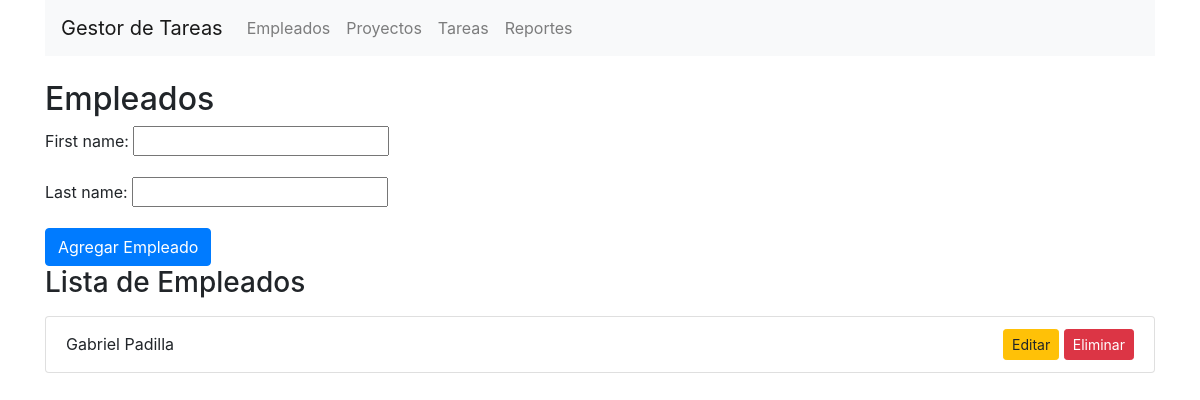
/empleados/, run on an earlier commit of the app's database.
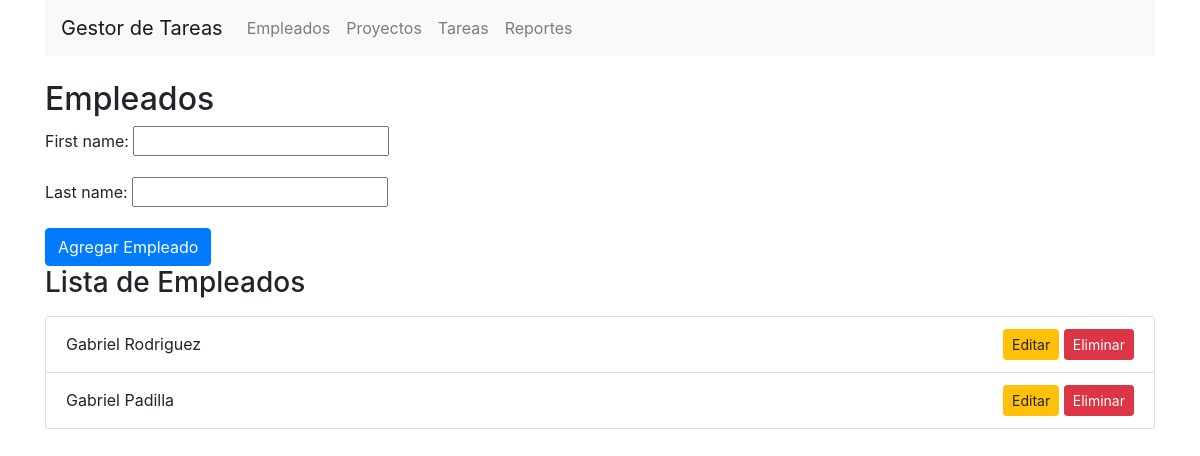
And on a later commit of the database.
### core/models.py (models this page shows, shortened)
class Employee(models.Model):
    first_name = models.CharField(max_length=100)
    last_name = models.CharField(max_length=100)

### core/views.py (the view)
# urls.py: path('empleados/', views.empleados, name='empleados'),
def empleados(request):
    employees = Employee.objects.all()
    if request.method == 'POST':
        form = EmployeeForm(request.POST)
        if form.is_valid():
            form.save()
            return redirect('empleados')
    else:
        form = EmployeeForm()
    return render(request, 'empleados.html', {
        'employees': employees,
        'form': form
    })

### core/forms.py
class EmployeeForm(forms.ModelForm):
    class Meta:
        model = Employee
        fields = '__all__'

### core/templates/empleados.html (shortened to what this page needs)
{% extends 'base.html' %}
{% block content %}
<h2>Empleados</h2>
<form method="POST">
    {{ form.as_p }}
    <button type="submit" class="btn btn-primary">Agregar Empleado</button>
</form>
<h3>Lista de Empleados</h3>
<ul class="list-group mt-3">
    {% for employee in employees %}
        <li class="list-group-item d-flex justify-content-between align-items-center">
            {{ employee.first_name }} {{ employee.last_name }}
            <div>
                <a href="{% url 'editar_empleado' employee.id %}" class="btn btn-warning btn-sm">Editar</a>
                <a href="{% url 'eliminar_empleado' employee.id %}" class="btn btn-danger btn-sm">Eliminar</a>
            </div>
        </li>
    {% endfor %}
</ul>
{% endblock %}

### core/templates/base.html (shortened to what this page needs)
<!DOCTYPE html>
<html lang="es">
<head>
    <link rel="stylesheet" href="https://stackpath.bootstrapcdn.com/bootstrap/4.5.2/css/bootstrap.min.css">
</head>
<body>
    <div class="container">
        <nav class="navbar navbar-expand-lg navbar-light bg-light">
            <a class="navbar-brand" href="/">Gestor de Tareas</a>
            <div class="collapse navbar-collapse" id="navbarNav">
                <ul class="navbar-nav">
                    <li class="nav-item">
                        <a class="nav-link" href="{% url 'empleados' %}">Empleados</a>
                    </li>
                    <li class="nav-item">
                        <a class="nav-link" href="{% url 'proyectos' %}">Proyectos</a>
                    </li>
                    <li class="nav-item">
                        <a class="nav-link" href="{% url 'tareas' %}">Tareas</a>
                    </li>
                    <li class="nav-item">
                        <a class="nav-link" href="{% url 'index' %}">Reportes</a>
                    </li>
                </ul>
            </div>
        </nav>
        <div class="my-4">
            {% block content %}
            {% endblock %}
        </div>
    </div>
</body>
</html>

What changed in the data, as far as the page shows it:
added Employee: first_name "Gabriel", last_name "Rodriguez"
